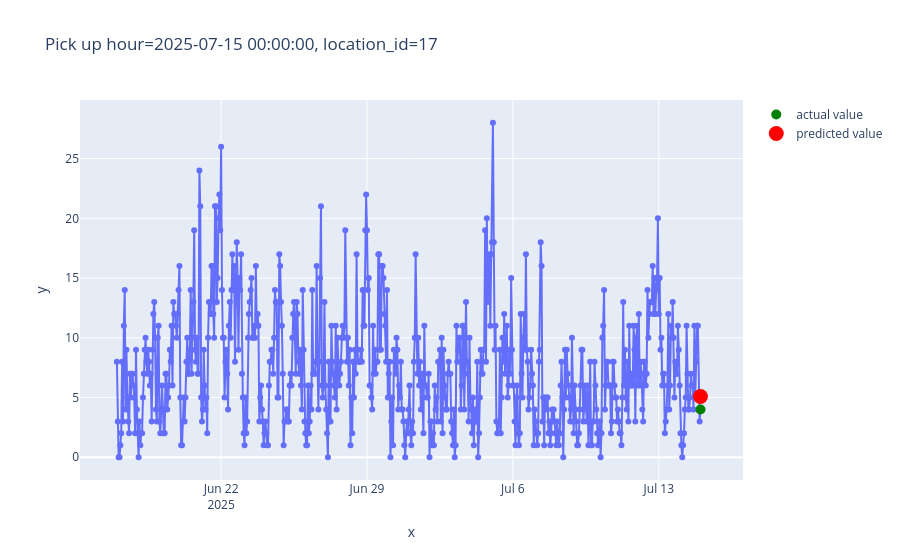

The notebook cell saved with this chart:
### Code cell
from src.plot import plot_one_example

plot_one_example(
    features=X_test,
    target=y_test,
    example_id=3468,
    predictions=pd.Series(prediction)
)

### Figure 1 — Plotly figure (JSON) as saved in the notebook; plotly's stock layout.template omitted (floating-point values rounded to 4 significant figures; data arrays with more than 128 entries replaced by an {"elided": "..."} marker saying what was removed)
{"data": [{"hovertemplate": "x=%{x}<br>y=%{y}<extra></extra>", "legendgroup": "", "line": {"color": "#636efa", "dash": "solid"}, "marker": {"symbol": "circle"}, "mode": "lines+markers", "name": "", "orientation": "v", "showlegend": false, "type": "scatter", "x": {"elided": "673 str values"}, "xaxis": "x", "y": {"elided": "673 float values"}, "yaxis": "y"}, {"line": {"color": "green"}, "marker": {"color": "green", "size": 10}, "mode": "markers", "name": "actual value", "type": "scatter", "x": ["2025-07-15T00:00:00.000000"], "y": [4]}, {"line": {"color": "red"}, "marker": {"size": 15}, "mode": "markers", "name": "predicted value", "type": "scatter", "x": ["2025-07-15T00:00:00.000000"], "y": [5.085]}], "layout": {"legend": {"tracegroupgap": 0}, "title": {"text": "Pick up hour=2025-07-15 00:00:00, location_id=17"}, "xaxis": {"anchor": "y", "domain": [0, 1], "title": {"text": "x"}}, "yaxis": {"anchor": "x", "domain": [0, 1], "title": {"text": "y"}}}}
